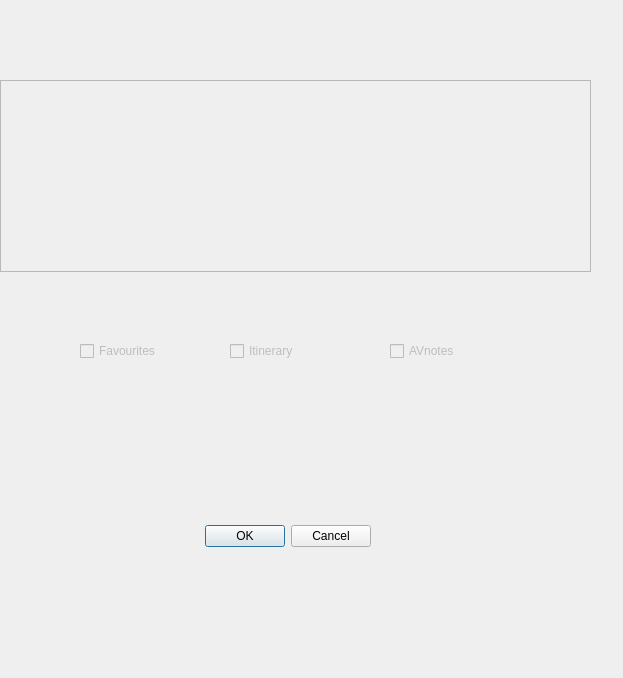
<?xml version="1.0" encoding="UTF-8"?>
<ui version="4.0">
 <class>Dialog</class>
 <widget class="QDialog" name="Dialog">
  <property name="geometry">
   <rect>
    <x>0</x>
    <y>0</y>
    <width>623</width>
    <height>678</height>
   </rect>
  </property>
  <property name="windowTitle">
   <string>OsmAnd Linker - Select items to import </string>
  </property>
  <property name="locale">
   <locale language="English" country="UnitedStates"/>
  </property>
  <widget class="QDialogButtonBox" name="buttonBox">
   <property name="enabled">
    <bool>true</bool>
   </property>
   <property name="geometry">
    <rect>
     <x>30</x>
     <y>520</y>
     <width>341</width>
     <height>32</height>
    </rect>
   </property>
   <property name="locale">
    <locale language="English" country="UnitedStates"/>
   </property>
   <property name="orientation">
    <enum>Qt::Horizontal</enum>
   </property>
   <property name="standardButtons">
    <set>QDialogButtonBox::Cancel|QDialogButtonBox::Ok</set>
   </property>
  </widget>
  <widget class="QTableWidget" name="tW_tracks">
   <property name="enabled">
    <bool>false</bool>
   </property>
   <property name="geometry">
    <rect>
     <x>0</x>
     <y>80</y>
     <width>591</width>
     <height>192</height>
    </rect>
   </property>
   <property name="locale">
    <locale language="English" country="UnitedStates"/>
   </property>
   <property name="rowCount">
    <number>0</number>
   </property>
   <property name="columnCount">
    <number>0</number>
   </property>
  </widget>
  <widget class="QgsFileWidget" name="QgsFW_osmand_root_path">
   <property name="geometry">
    <rect>
     <x>50</x>
     <y>20</y>
     <width>531</width>
     <height>34</height>
    </rect>
   </property>
   <property name="locale">
    <locale language="English" country="UnitedStates"/>
   </property>
   <property name="storageMode">
    <enum>QgsFileWidget::GetDirectory</enum>
   </property>
   <property name="options">
    <set>QFileDialog::ReadOnly|QFileDialog::ShowDirsOnly</set>
   </property>
  </widget>
  <widget class="QgsFileWidget" name="QgsFW_dest_path">
   <property name="enabled">
    <bool>true</bool>
   </property>
   <property name="geometry">
    <rect>
     <x>50</x>
     <y>470</y>
     <width>531</width>
     <height>34</height>
    </rect>
   </property>
   <property name="locale">
    <locale language="English" country="UnitedStates"/>
   </property>
   <property name="storageMode">
    <enum>QgsFileWidget::GetDirectory</enum>
   </property>
   <property name="options">
    <set>QFileDialog::ShowDirsOnly</set>
   </property>
  </widget>
  <widget class="QCheckBox" name="cB_favourites">
   <property name="enabled">
    <bool>false</bool>
   </property>
   <property name="geometry">
    <rect>
     <x>80</x>
     <y>340</y>
     <width>88</width>
     <height>22</height>
    </rect>
   </property>
   <property name="locale">
    <locale language="English" country="UnitedStates"/>
   </property>
   <property name="text">
    <string>Favourites</string>
   </property>
   <property name="tristate">
    <bool>true</bool>
   </property>
  </widget>
  <widget class="QCheckBox" name="cB_itinerary">
   <property name="enabled">
    <bool>false</bool>
   </property>
   <property name="geometry">
    <rect>
     <x>230</x>
     <y>340</y>
     <width>88</width>
     <height>22</height>
    </rect>
   </property>
   <property name="locale">
    <locale language="English" country="UnitedStates"/>
   </property>
   <property name="text">
    <string>Itinerary</string>
   </property>
  </widget>
  <widget class="QCheckBox" name="cB_AVnotes">
   <property name="enabled">
    <bool>false</bool>
   </property>
   <property name="geometry">
    <rect>
     <x>390</x>
     <y>340</y>
     <width>88</width>
     <height>22</height>
    </rect>
   </property>
   <property name="locale">
    <locale language="English" country="UnitedStates"/>
   </property>
   <property name="text">
    <string>AVnotes</string>
   </property>
  </widget>
 </widget>
 <customwidgets>
  <customwidget>
   <class>QgsFileWidget</class>
   <extends>QWidget</extends>
   <header>qgsfilewidget.h</header>
  </customwidget>
 </customwidgets>
 <resources/>
 <connections>
  <connection>
   <sender>buttonBox</sender>
   <signal>accepted()</signal>
   <receiver>Dialog</receiver>
   <slot>accept()</slot>
   <hints>
    <hint type="sourcelabel">
     <x>248</x>
     <y>254</y>
    </hint>
    <hint type="destinationlabel">
     <x>157</x>
     <y>274</y>
    </hint>
   </hints>
  </connection>
  <connection>
   <sender>buttonBox</sender>
   <signal>rejected()</signal>
   <receiver>Dialog</receiver>
   <slot>reject()</slot>
   <hints>
    <hint type="sourcelabel">
     <x>316</x>
     <y>260</y>
    </hint>
    <hint type="destinationlabel">
     <x>286</x>
     <y>274</y>
    </hint>
   </hints>
  </connection>
 </connections>
</ui>
